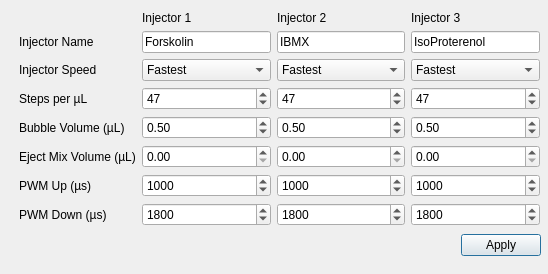
<?xml version="1.0" encoding="UTF-8"?>
<ui version="4.0">
 <class>SettingsInjectorDialog</class>
 <widget class="QDialog" name="SettingsInjectorDialog">
  <property name="geometry">
   <rect>
    <x>0</x>
    <y>0</y>
    <width>548</width>
    <height>274</height>
   </rect>
  </property>
  <property name="sizePolicy">
   <sizepolicy hsizetype="Preferred" vsizetype="Preferred">
    <horstretch>0</horstretch>
    <verstretch>0</verstretch>
   </sizepolicy>
  </property>
  <property name="minimumSize">
   <size>
    <width>0</width>
    <height>0</height>
   </size>
  </property>
  <property name="windowTitle">
   <string>Injector Settings</string>
  </property>
  <widget class="QWidget" name="horizontalLayoutWidget">
   <property name="geometry">
    <rect>
     <x>20</x>
     <y>230</y>
     <width>521</width>
     <height>31</height>
    </rect>
   </property>
   <layout class="QHBoxLayout" name="horizontalLayout">
    <item>
     <spacer name="horizontalSpacer">
      <property name="orientation">
       <enum>Qt::Horizontal</enum>
      </property>
      <property name="sizeHint" stdset="0">
       <size>
        <width>40</width>
        <height>20</height>
       </size>
      </property>
     </spacer>
    </item>
    <item>
     <widget class="QPushButton" name="applyButton">
      <property name="text">
       <string>Apply</string>
      </property>
     </widget>
    </item>
   </layout>
  </widget>
  <widget class="QWidget" name="gridLayoutWidget">
   <property name="geometry">
    <rect>
     <x>19</x>
     <y>10</y>
     <width>521</width>
     <height>216</height>
    </rect>
   </property>
   <layout class="QGridLayout" name="SettingsBox">
    <item row="1" column="0">
     <widget class="QLabel" name="name_label">
      <property name="text">
       <string>Injector Name</string>
      </property>
     </widget>
    </item>
    <item row="4" column="2">
     <widget class="QDoubleSpinBox" name="inj2_BubbleVolume">
      <property name="singleStep">
       <double>0.100000000000000</double>
      </property>
      <property name="value">
       <double>0.500000000000000</double>
      </property>
     </widget>
    </item>
    <item row="6" column="0">
     <widget class="QLabel" name="label">
      <property name="text">
       <string>PWM Up (µs)</string>
      </property>
     </widget>
    </item>
    <item row="2" column="2">
     <widget class="QComboBox" name="inj2_Speed">
      <item>
       <property name="text">
        <string>Fastest</string>
       </property>
      </item>
      <item>
       <property name="text">
        <string>Fast</string>
       </property>
      </item>
      <item>
       <property name="text">
        <string>Normal</string>
       </property>
      </item>
      <item>
       <property name="text">
        <string>Slow</string>
       </property>
      </item>
      <item>
       <property name="text">
        <string>Slowest</string>
       </property>
      </item>
     </widget>
    </item>
    <item row="0" column="2">
     <widget class="QLabel" name="inj2_label">
      <property name="text">
       <string>Injector 2</string>
      </property>
     </widget>
    </item>
    <item row="0" column="1">
     <widget class="QLabel" name="inj1_label">
      <property name="text">
       <string>Injector 1</string>
      </property>
     </widget>
    </item>
    <item row="0" column="3">
     <widget class="QLabel" name="inj3_label">
      <property name="text">
       <string>Injector 3</string>
      </property>
     </widget>
    </item>
    <item row="4" column="1">
     <widget class="QDoubleSpinBox" name="inj1_BubbleVolume">
      <property name="maximum">
       <double>10.000000000000000</double>
      </property>
      <property name="singleStep">
       <double>0.100000000000000</double>
      </property>
      <property name="value">
       <double>0.500000000000000</double>
      </property>
     </widget>
    </item>
    <item row="2" column="0">
     <widget class="QLabel" name="speed_label">
      <property name="text">
       <string>Injector Speed</string>
      </property>
     </widget>
    </item>
    <item row="1" column="3">
     <widget class="QLineEdit" name="inj3_name">
      <property name="text">
       <string>IsoProterenol</string>
      </property>
     </widget>
    </item>
    <item row="6" column="3">
     <widget class="QSpinBox" name="inj3PwmUp">
      <property name="maximum">
       <number>2000</number>
      </property>
      <property name="value">
       <number>1000</number>
      </property>
     </widget>
    </item>
    <item row="7" column="2">
     <widget class="QSpinBox" name="inj2PwmDown">
      <property name="maximum">
       <number>2000</number>
      </property>
      <property name="value">
       <number>1800</number>
      </property>
     </widget>
    </item>
    <item row="6" column="2">
     <widget class="QSpinBox" name="inj2PwmUp">
      <property name="maximum">
       <number>2000</number>
      </property>
      <property name="value">
       <number>1000</number>
      </property>
     </widget>
    </item>
    <item row="7" column="3">
     <widget class="QSpinBox" name="inj3PwmDown">
      <property name="maximum">
       <number>2000</number>
      </property>
      <property name="value">
       <number>1800</number>
      </property>
     </widget>
    </item>
    <item row="5" column="2">
     <widget class="QDoubleSpinBox" name="inj2EjectVolume"/>
    </item>
    <item row="1" column="2">
     <widget class="QLineEdit" name="inj2_name">
      <property name="text">
       <string>IBMX</string>
      </property>
     </widget>
    </item>
    <item row="3" column="0">
     <widget class="QLabel" name="label_3">
      <property name="text">
       <string>Steps per µL</string>
      </property>
     </widget>
    </item>
    <item row="2" column="3">
     <widget class="QComboBox" name="inj3_Speed">
      <item>
       <property name="text">
        <string>Fastest</string>
       </property>
      </item>
      <item>
       <property name="text">
        <string>Fast</string>
       </property>
      </item>
      <item>
       <property name="text">
        <string>Normal</string>
       </property>
      </item>
      <item>
       <property name="text">
        <string>Slow</string>
       </property>
      </item>
      <item>
       <property name="text">
        <string>Slowest</string>
       </property>
      </item>
     </widget>
    </item>
    <item row="7" column="0">
     <widget class="QLabel" name="label_2">
      <property name="text">
       <string>PWM Down (µs)</string>
      </property>
     </widget>
    </item>
    <item row="7" column="1">
     <widget class="QSpinBox" name="inj1PwmDown">
      <property name="maximum">
       <number>2000</number>
      </property>
      <property name="value">
       <number>1800</number>
      </property>
     </widget>
    </item>
    <item row="6" column="1">
     <widget class="QSpinBox" name="inj1PwmUp">
      <property name="maximum">
       <number>2000</number>
      </property>
      <property name="value">
       <number>1000</number>
      </property>
     </widget>
    </item>
    <item row="2" column="1">
     <widget class="QComboBox" name="inj1_Speed">
      <item>
       <property name="text">
        <string>Fastest</string>
       </property>
      </item>
      <item>
       <property name="text">
        <string>Fast</string>
       </property>
      </item>
      <item>
       <property name="text">
        <string>Normal</string>
       </property>
      </item>
      <item>
       <property name="text">
        <string>Slow</string>
       </property>
      </item>
      <item>
       <property name="text">
        <string>Slowest</string>
       </property>
      </item>
     </widget>
    </item>
    <item row="5" column="1">
     <widget class="QDoubleSpinBox" name="inj1EjectVolume"/>
    </item>
    <item row="4" column="3">
     <widget class="QDoubleSpinBox" name="inj3_BubbleVolume">
      <property name="singleStep">
       <double>0.100000000000000</double>
      </property>
      <property name="value">
       <double>0.500000000000000</double>
      </property>
     </widget>
    </item>
    <item row="5" column="0">
     <widget class="QLabel" name="ejectV_label">
      <property name="text">
       <string>Eject Mix Volume (µL)</string>
      </property>
     </widget>
    </item>
    <item row="4" column="0">
     <widget class="QLabel" name="bubbleV_label">
      <property name="text">
       <string>Bubble Volume (µL)</string>
      </property>
     </widget>
    </item>
    <item row="1" column="1">
     <widget class="QLineEdit" name="inj1_name">
      <property name="text">
       <string>Forskolin</string>
      </property>
     </widget>
    </item>
    <item row="5" column="3">
     <widget class="QDoubleSpinBox" name="inj3EjectVolume"/>
    </item>
    <item row="3" column="1">
     <widget class="QDoubleSpinBox" name="inj1_StepsPerMicroLiter">
      <property name="decimals">
       <number>0</number>
      </property>
      <property name="maximum">
       <double>1000.000000000000000</double>
      </property>
      <property name="value">
       <double>47.000000000000000</double>
      </property>
     </widget>
    </item>
    <item row="3" column="2">
     <widget class="QDoubleSpinBox" name="inj2_StepsPerMicroLiter">
      <property name="decimals">
       <number>0</number>
      </property>
      <property name="maximum">
       <double>1000.000000000000000</double>
      </property>
      <property name="value">
       <double>47.000000000000000</double>
      </property>
     </widget>
    </item>
    <item row="3" column="3">
     <widget class="QDoubleSpinBox" name="inj3_StepsPerMicroLiter">
      <property name="decimals">
       <number>0</number>
      </property>
      <property name="maximum">
       <double>1000.000000000000000</double>
      </property>
      <property name="value">
       <double>47.000000000000000</double>
      </property>
     </widget>
    </item>
   </layout>
  </widget>
 </widget>
 <resources/>
 <connections/>
</ui>
